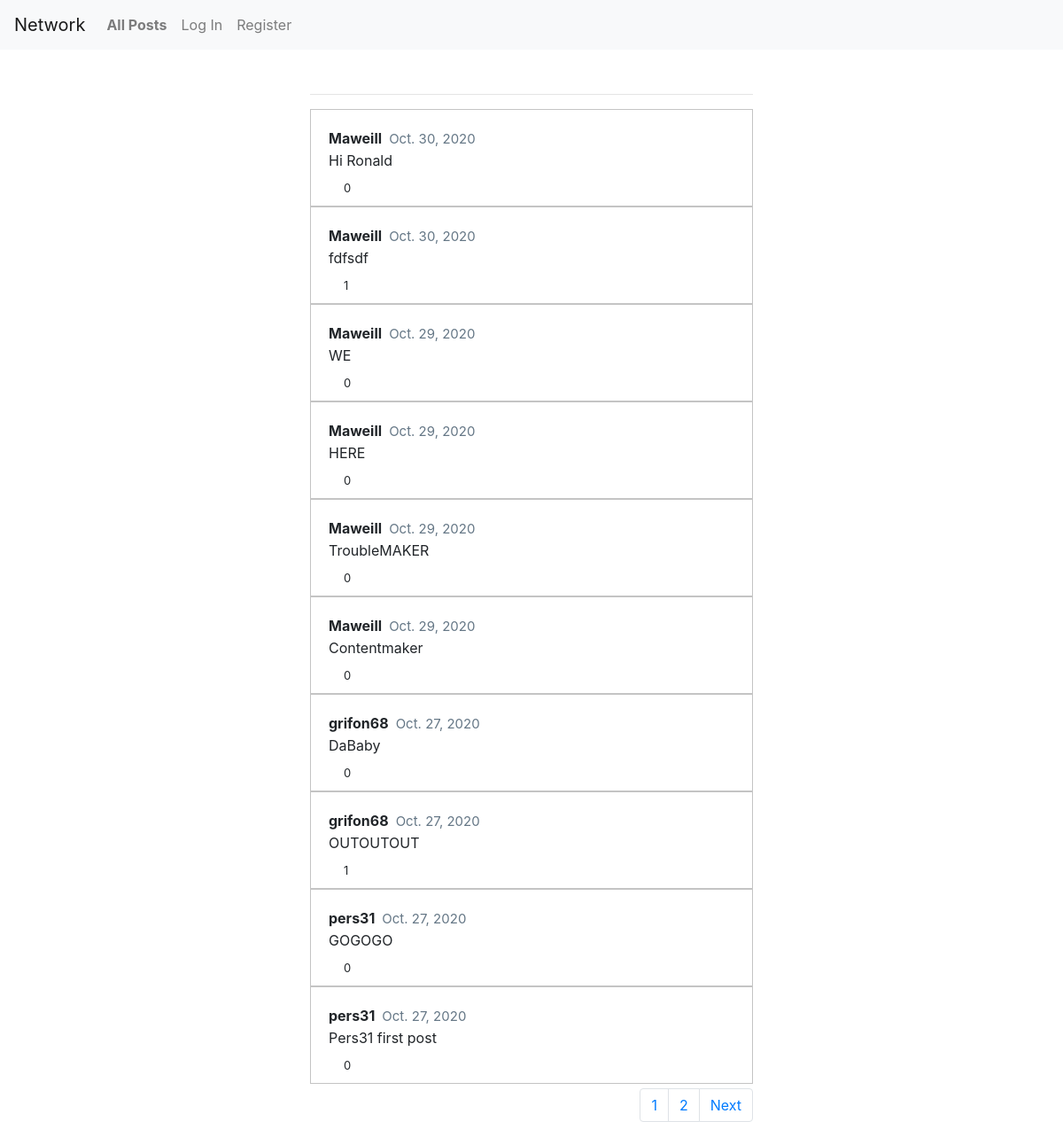
Before: /1 with the older database file.
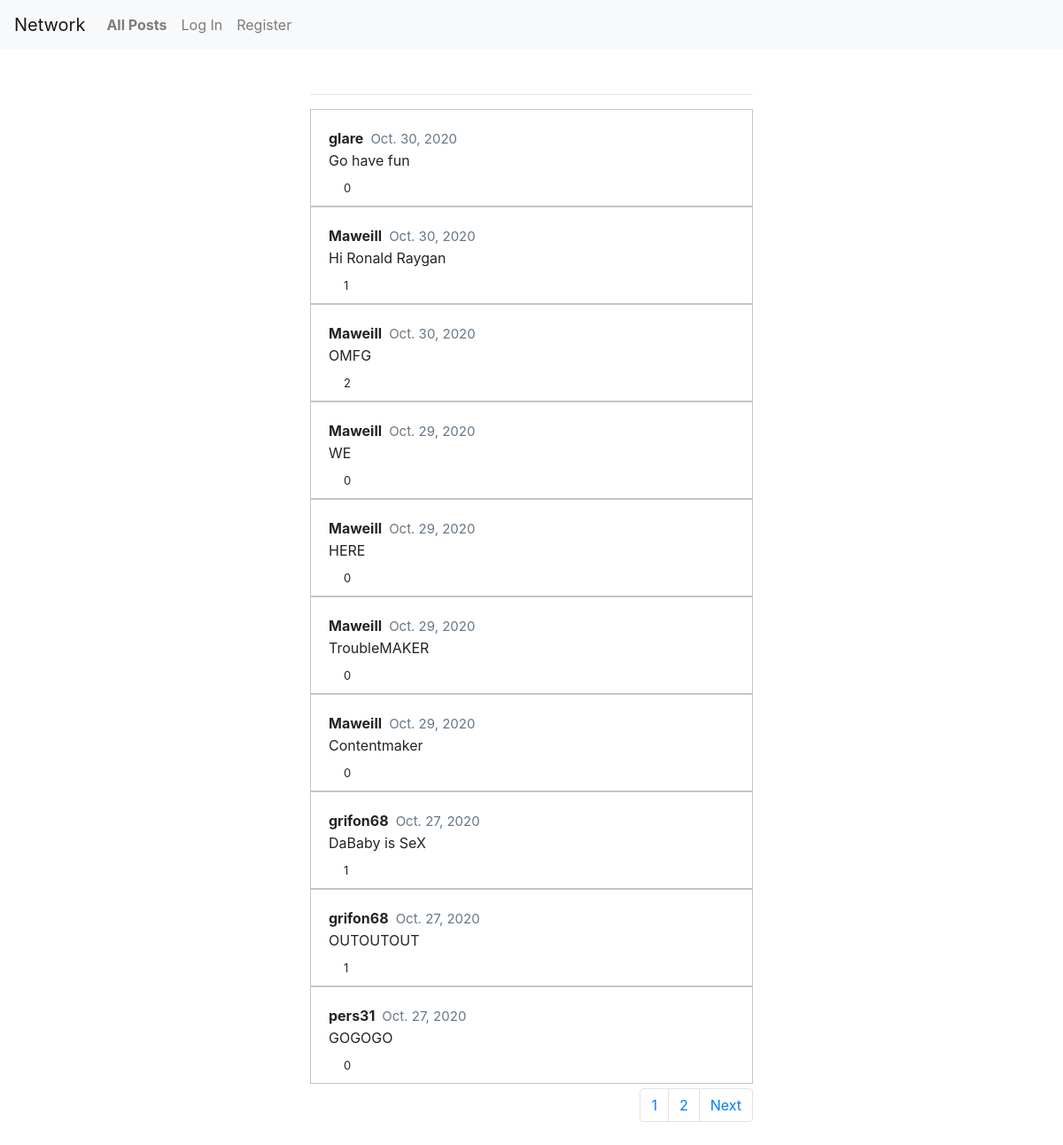
After: the same page with the newer database file.
### network/models.py (models this page shows, shortened)
class Post(models.Model):
	user = models.ForeignKey(User, on_delete=models.CASCADE, related_name="posts")
	text = models.TextField(max_length=280)
	liked = models.ManyToManyField(User, blank=True, related_name="post_liked")
	created = models.DateTimeField(auto_now_add=True)

class User(AbstractUser):
    pass

### network/views.py (the view)
# urls.py: path("<int:num>", views.index, name="index"),
def index(request, num):
    posts = Post.objects.all().order_by("-created")
    posts_pages = Paginator(posts, 10)
    current_page = posts_pages.page(num)
    now_date = datetime.now()
    return render(request, "network/index.html", {
        "posts": posts,
        "posts_pages": posts_pages,
        "current_page": current_page,
        "pages_number": range(1, posts_pages.num_pages + 1),
        })

### network/templates/network/index.html (shortened to what this page needs)
{% extends "network/layout.html" %}
{% load static %}
{% block body %}
	<br><hr>
    {% for post in current_page %}
    	<div class="post">
    		{% if user.is_authenticated %}
	    		<p class="post-info"><a id="post-user" href="{% url 'profile' username=post.user num=1 %}">{{ post.user }}</a>  <span id="post-created">{{ post.created.date }}</span></p>
	    	{% else %}
	    		<p class="post-info"><a id="post-user" href="/login">{{ post.user }}</a>  <span id="post-created">{{ post.created.date }}</span></p>
	    	{% endif %}
    		<p class="post-content">{{ post.text }}</p>
    		{% if user.is_authenticated %}
    			<div class="heart" tabindex="-1"></div>
    		{% else %}
    			<a href="/login"><div class="heart" tabindex="-1"></div></a>
    		{% endif %}
    		<p class="post-liked">{{ post.liked.all.count }}</p>
    	</div>
    {% endfor %}
    <nav aria-label="Page navigation example" style="float: right; margin-top: 5px;">
  		<ul class="pagination">
		    {% for number in pages_number %}
		    	<li class="page-item"><a class="page-link" href="{{number}}">{{number}}</a></li>
		    {% endfor %}
		    {% if current_page.has_next %}
			    <li class="page-item"><a class="page-link" href="{{current_page.next_page_number}}">Next</a></li>
			{% endif %}
  		</ul>
{% endblock %}

### network/templates/network/layout.html (shortened to what this page needs)
{% load static %}
<!DOCTYPE html>
<html lang="en">
    <head>
        <link rel="stylesheet" href="https://stackpath.bootstrapcdn.com/bootstrap/4.4.1/css/bootstrap.min.css">
        <link href="{% static 'network/styles.css' %}" rel="stylesheet">
    </head>
    <body>
        <nav class="navbar navbar-expand-lg navbar-light bg-light">
            <a class="navbar-brand" href="{% url 'index' num=1 %}">Network</a>
            <div>
              <ul class="navbar-nav mr-auto">
                <li class="nav-item">
                  <a class="nav-link" id="all_posts-btn" href="{% url 'index' num=1 %}">All Posts</a>
                </li>
                {% if user.is_authenticated %}
                    <li class="nav-item">
                        <a class="nav-link" id="following-btn" href="{% url 'following' num=1 %}">Following</a>
                    </li>
                    <li class="nav-item">
                        <a class="nav-link" href="{% url 'logout' %}">Log Out</a>
                    </li>
                {% else %}
                    <li class="nav-item">
                        <a class="nav-link" href="{% url 'login' %}">Log In</a>
                    </li>
                    <li class="nav-item">
                        <a class="nav-link" href="{% url 'register' %}">Register</a>
                    </li>
                {% endif %}
              </ul>
            </div>
          </nav>
        <div class="body">
            {% block body %}
            {% endblock %}
        </div>
    </body>
</html>

### network/static/network/styles.css (style rules this page uses)
a { color: inherit; }
.body { padding: 10px; position: relative; display: table; margin-left: auto; margin-right: auto; }
.post { padding: 20px; width: 500px; border: 1px solid #c4c4c4; height: auto; }
.post > * { margin: 0px; }
.post-info { font-weight: bold; cursor: pointer; display: table; }
#post-user { margin-right: 8px; }
#post-created { font-weight: normal; font-size: 15px; color: rgb(101, 119, 134); }
.post-liked { font-size: 13px; margin-left: 17px; position: relative; top: 10px; }
.heart { cursor: pointer; background-image:url( 'https://abs.twimg.com/a/1446542199/img/t1/web_heart_animation.png'); background-position: left; background-repeat: no-repeat; background-size: 2900%; height: 40px; width: 50px; position: absolute; left: 13px; }

### network/templates/network/index.html (style rules this page uses)
#all_posts-btn { font-weight: bold; }

Changed rows visible on the page:
no longer on this page (row unchanged): Post: user "pers31", created "Oct. 27, 2020", text "Pers31 first post", liked.all.count "0"
added Post: user "glare", created "Oct. 30, 2020", text "Go have fun", liked.all.count "0"
changed Post: text "Hi Ronald" → "Hi Ronald Raygan"; liked.all.count "0" → "1"
changed Post: text "fdfsdf" → "OMFG"; liked.all.count "1" → "2"
changed Post: text "DaBaby" → "DaBaby is SeX"; liked.all.count "0" → "1"
